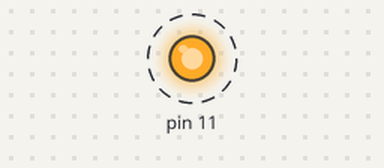
Bench run of a sketch on a simulated Arduino Uno, built with avr-gcc and run on an emulated ATmega328P. On the bench: output pins drawn as LEDs (lit = HIGH). Dashed ring = blinking. What the sketch prints to the serial monitor is not drawn.

Above: at 0.5 s.
Timing chart, 0 to 4.6 s (numbered marks = the images above):
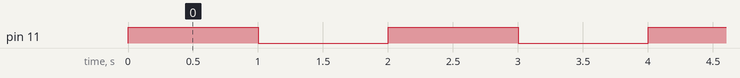

The sketch:

Lab0_SerialHelloWorld.ino
```cpp
void setup(){
   pinMode(11, OUTPUT);
    Serial.begin(9600);   //Initialize serial output and baud rate
}

void loop(){
   digitalWrite(11,HIGH);
   delay(1000);
   digitalWrite(11,LOW);
   delay(1000);

   //Prints Hello World! repeatedly
   Serial.println("Hello World!");
}
```

Measured:
- by itself, pin 11: alternates HIGH for 1.0 s and LOW for 1.0 s
